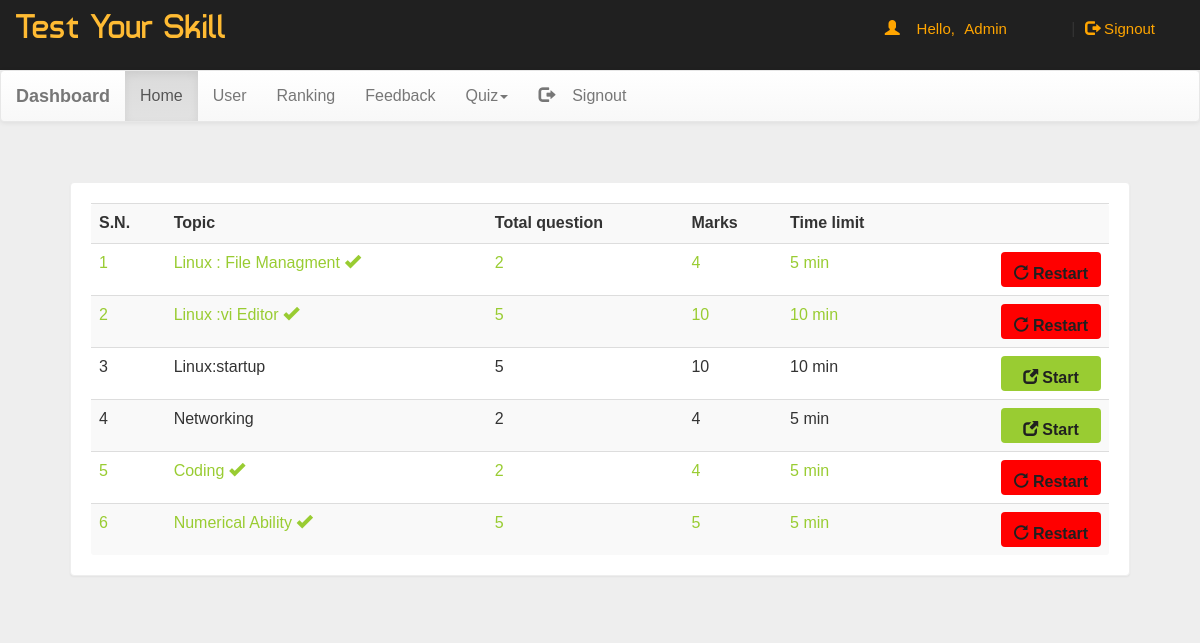
Screenshot of /dash.php?q=0 (signed in) with the database file from the repository.
### tables this page shows
CREATE TABLE `quiz` (
  
`eid` text NOT NULL,
  
`title` varchar(100) NOT NULL,
  
`sahi` int(11) NOT NULL,
  
`wrong` int(11) NOT NULL,  
`total` int(11) NOT NULL,
  
`time` bigint(20) NOT NULL,
  
`intro` text NOT NULL,
  
`tag` varchar(100) NOT NULL,
  

`date` timestamp NOT NULL DEFAULT CURRENT_TIMESTAMP ON UPDATE CURRENT_TIMESTAMP
);

### dash.php (the view, shortened to what this page needs)
<!DOCTYPE html PUBLIC "-//W3C//DTD XHTML 1.0 Transitional//EN" "http://www.w3.org/TR/xhtml1/DTD/xhtml1-transitional.dtd">
<html xmlns="http://www.w3.org/1999/xhtml">
<head>
<link  rel="stylesheet" href="css/bootstrap.min.css"/>
 <link  rel="stylesheet" href="css/bootstrap-theme.min.css"/>
 <link rel="stylesheet" href="css/main.css">
 <link  rel="stylesheet" href="css/font.css">
</head>
<body  style="background:#eee;">
<div class="header">
<div class="row">
<div class="col-lg-6">
<span class="logo">Test Your Skill</span></div>
<?php
 include_once 'dbConnection.php';
$email=$_SESSION['email'];
  if(!(isset($_SESSION['email']))){
header("location:index.php");
}
else
{
$name = $_SESSION['name'];;
echo '<span class="pull-right top title1" ><span class="log1"><span class="glyphicon glyphicon-user" aria-hidden="true"></span>&nbsp;&nbsp;&nbsp;&nbsp;Hello,</span> <a href="account.php" class="log log1">'.$name.'</a>&nbsp;|&nbsp;<a href="logout.php?q=account.php" class="log"><span class="glyphicon glyphicon-log-out" aria-hidden="true"></span>&nbsp;Signout</button></a></span>';
}?>
</div></div>
<nav class="navbar navbar-default title1">
  <div class="container-fluid">
    <div class="navbar-header">
      <a class="navbar-brand" href="dash.php?q=0"><b>Dashboard</b></a>
    </div>
    <div class="collapse navbar-collapse" id="bs-example-navbar-collapse-1">
      <ul class="nav navbar-nav">
        <li <?php if(@$_GET['q']==0) echo'class="active"'; ?>><a href="dash.php?q=0">Home<span class="sr-only">(current)</span></a></li>
        <li <?php if(@$_GET['q']==1) echo'class="active"'; ?>><a href="dash.php?q=1">User</a></li>
		<li <?php if(@$_GET['q']==2) echo'class="active"'; ?>><a href="dash.php?q=2">Ranking</a></li>
		<li <?php if(@$_GET['q']==3) echo'class="active"'; ?>><a href="dash.php?q=3">Feedback</a></li>
        <li class="dropdown <?php if(@$_GET['q']==4 || @$_GET['q']==5) echo'active"'; ?>">
          <a href="#" class="dropdown-toggle" data-toggle="dropdown" role="button" aria-haspopup="true" aria-expanded="false">Quiz<span class="caret"></span></a>
        </li><li class="pull-right"> <a href="logout.php?q=account.php"><span class="glyphicon glyphicon-log-out" aria-hidden="true"></span>&nbsp;&nbsp;&nbsp;&nbsp;Signout</a></li>
      </ul>
          </div>
  </div>
</nav>
<div class="container">
<div class="row">
<div class="col-md-12">
<?php if(@$_GET['q']==0) {
$result = mysqli_query($con,"SELECT * FROM quiz ORDER BY date DESC") or die('Error');
echo  '<div class="panel"><div class="table-responsive"><table class="table table-striped title1">
<tr><td><b>S.N.</b></td><td><b>Topic</b></td><td><b>Total question</b></td><td><b>Marks</b></td><td><b>Time limit</b></td><td></td></tr>';
$c=1;
while($row = mysqli_fetch_array($result)) {
	$title = $row['title'];
	$total = $row['total'];
	$sahi = $row['sahi'];
    $time = $row['time'];
	$eid = $row['eid'];
$q12=mysqli_query($con,"SELECT score FROM history WHERE eid='$eid' AND email='$email'" )or die('Error98');
$rowcount=mysqli_num_rows($q12);
if($rowcount == 0){
	echo '<tr><td>'.$c++.'</td><td>'.$title.'</td><td>'.$total.'</td><td>'.$sahi*$total.'</td><td>'.$time.'&nbsp;min</td>
	<td><b><a href="account.php?q=quiz&step=2&eid='.$eid.'&n=1&t='.$total.'" class="pull-right btn sub1" style="margin:0px;background:#99cc32"><span class="glyphicon glyphicon-new-window" aria-hidden="true"></span>&nbsp;<span class="title1"><b>Start</b></span></a></b></td></tr>';
}
else
{
echo '<tr style="color:#99cc32"><td>'.$c++.'</td><td>'.$title.'&nbsp;<span title="This quiz is already solve by you" class="glyphicon glyphicon-ok" aria-hidden="true"></span></td><td>'.$total.'</td><td>'.$sahi*$total.'</td><td>'.$time.'&nbsp;min</td>
	<td><b><a href="update.php?q=quizre&step=25&eid='.$eid.'&n=1&t='.$total.'" class="pull-right btn sub1" style="margin:0px;background:red"><span class="glyphicon glyphicon-repeat" aria-hidden="true"></span>&nbsp;<span class="title1"><b>Restart</b></span></a></b></td></tr>';
}
}
echo '</table></div></div>';
}
?>
</div>
</div></div>
</body>
</html>

### css/main.css (style rules this page uses)
body { overflow-x:hidden; width:100%; font: 15px "Century Gothic", "Times Roman", sans-serif; background:#eee; min-height:550px; background-attachment:fixed; }
.panel { border-color:#eee; margin:40px; padding:20px; font: 15px "Century Gothic", "Times Roman", sans-serif; }
.header { background:#202020; height:70px; }
.logo { font-family:'typo'; font-size:35px; color:#ffbb33; margin:15px; }
.title1 { font: 16px "Century Gothic", "Times Roman", sans-serif; }
.sub1 { disabled:"true"; width:90px; color:#202020; background:orange; font-size:15px; height:35px; margin:20px; padding:10px; width:100px; }
.top { margin-top:20px; }
.log1 { font: 15px 'Ubuntu', sans-serif; color:orange; margin-left:10px; }
.log { margin:10px; margin-right:60px; margin-left:5px; color:orange; text-decoration:none; font-size:20px; font-size:15px; }

### rows the page displays
quiz: title "Linux : File Managment", total "2", $sahi*$total "4", time "5"
quiz: title "Linux :vi Editor", total "5", $sahi*$total "10", time "10"
quiz: title "Linux:startup", total "5", $sahi*$total "10", time "10"
quiz: title "Networking", total "2", $sahi*$total "4", time "5"
quiz: title "Coding", total "2", $sahi*$total "4", time "5"
quiz: title "Numerical Ability", total "5", $sahi*$total "5", time "5"

### other values shown
$name "Admin"
